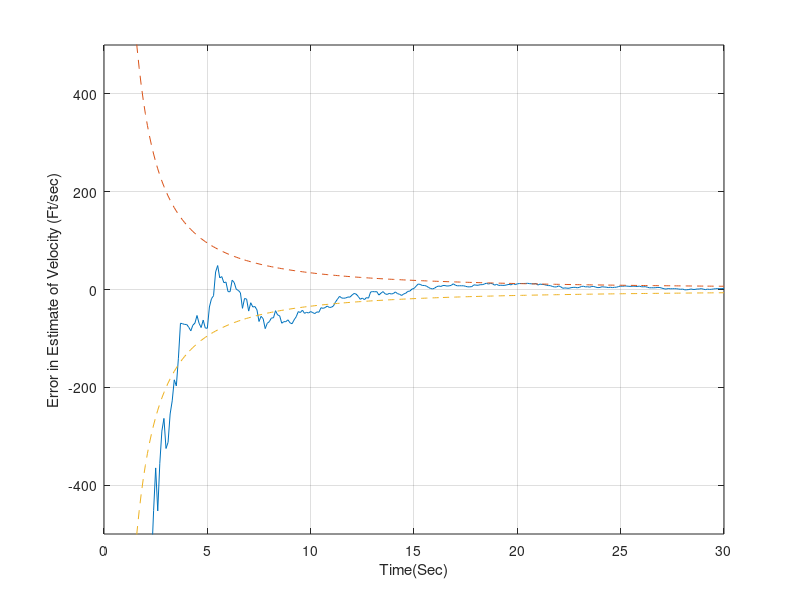

This chart was generated by the following MATLAB code:
ORDER = 2;
PHIS = 0;
TS = 0.1;
A0 = 400000;
A1 = -6000;
A2 = -16.1;
XH = 0;
XDH = 0;
SIGNOISE = 1000;
PHI = [1 TS ; 0 1];
P = [99999999 0; 0 99999999];
IDNP = eye(ORDER);
I = [1 0; 0 1];
H = [1 0];
HT = H';
R = SIGNOISE^2;
PHIT = PHI';
count = 0;
Q = [(PHIS*TS^3)/3 (PHIS*TS^2)/2;(PHIS*TS^2)/2 PHIS*TS];

for T=0:TS:30
    M = PHI*P*PHIT+Q;
    K = M*HT*inv(H*M*HT+R);
    P = (I-K*H)*M;
    XNOISE = SIGNOISE*randn;
    X = A0+A1*T+A2*T^2;
    XD = A1+2*A2*T;
    XS = X+XNOISE;
    RES = XS-XH-TS*XDH+16.1*TS^2;
    XH = XH+XDH*TS-16.1*TS^2+K(1,1)*RES;
    XDH = XDH-32.2*TS+K(2,1)*RES;
    SP11 = sqrt(P(1,1));
    SP22 = sqrt(P(2,2));
    XHERR = X-XH;
    XDHERR = XD-XDH;
    SP11P = -sqrt(P(1,1));
    SP22P = -sqrt(P(2,2));

    count = count+1;
    ArrayT(count) = T;
    ArrayX(count) = X;
    ArrayXH(count) = XH;
    ArrayXD(count) = XD;
    ArrayXDH(count) = XDH;
    ArrayXHERR(count) = XHERR;
    ArraySP11(count) = SP11;
    ArraySP11P(count) = SP11P;
    ArrayXDHERR(count) = XDHERR;
    ArraySP22(count) = SP22;
    ArraySP22P(count) = SP22P;
end

plot(ArrayT,ArrayX,'--')
hold on
plot(ArrayT,ArrayXH)
hold off
grid on;
xlabel('Time(Sec)');
ylabel('Altitude (Ft)');
axis([0 30 0 400000]);

plot(ArrayT,ArrayXD,'--')
hold on
plot(ArrayT,ArrayXDH)
hold off
grid on;
xlabel('Time(Sec)');
ylabel('Velocity (Ft/sec)');
axis([0 30 -10000 0]);

plot(ArrayT,ArrayXHERR)
hold on
plot(ArrayT,ArraySP11,'--')
plot(ArrayT,ArraySP11P,'--')
hold off
grid on;
xlabel('Time(Sec)');
ylabel('Error in Estimate of Altitude (Ft)');
axis([0 30 -1500 1500]);

plot(ArrayT,ArrayXDHERR)
hold on
plot(ArrayT,ArraySP22,'--')
plot(ArrayT,ArraySP22P,'--')
hold off
grid on;
xlabel('Time(Sec)');
ylabel('Error in Estimate of Velocity (Ft/sec)');
axis([0 30 -500 500]);